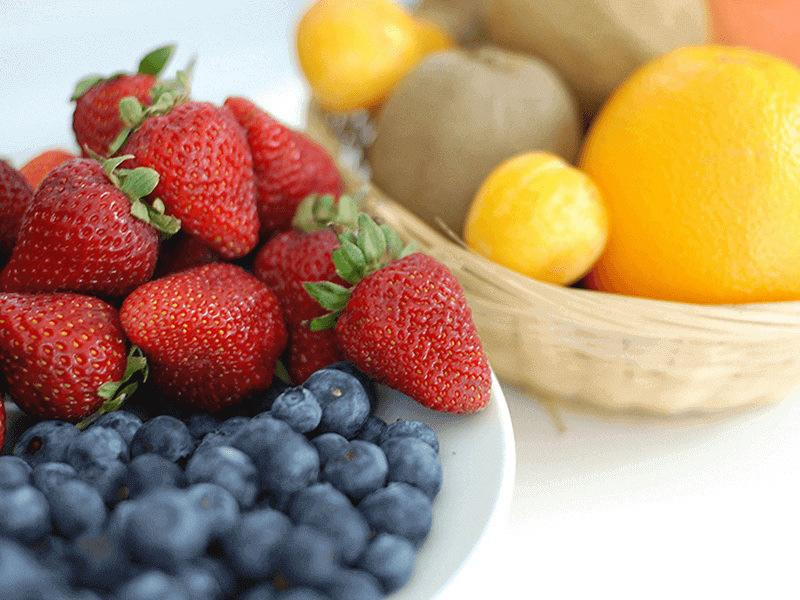
//> input picture Projects/Images/fruits.jpg, 800 x 600 px
$ ./main   (built with g++ and OpenCV 4)
//> lines starting //> are read from the running program, lines starting //| are printed output that depends on the picture
#include "ImagesProcessing.hpp"

int main(){


    cv::String path = "../Projects/Images/fruits.jpg";
    vector<cv::Mat> channels, channelsbgr;
    cv::Mat img = cv::imread(path), hue, saturation, value, vorta;
//> img is the input picture: 600 rows x 800 cols, CV_8UC3; mean B, G, R 115.5, 145.3, 177.5
    cv::Vec3b valorPixel;
    int pixelhue, pixelblue;

    cv::resize(img, img, cv::Size(400, 300));
//> img: 300 rows x 400 cols, CV_8UC3
    cv::cvtColor(img, vorta, cv::COLOR_BGR2HSV);
//> vorta: 300 rows x 400 cols, CV_8UC3; mean H, S, V 43.5, 112.2, 185.9

    valorPixel = img.at<cv::Vec3b>(cv::Point(150,150));
//> valorPixel = [28, 31, 116]

    //segmentar canais hsv e bgr:
    cv::split(vorta, channels);
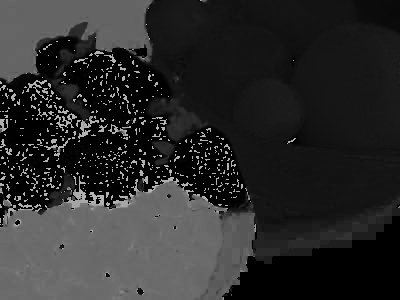
//> channels[0]: 300 rows x 400 cols, CV_8UC1; min 0, max 179, mean 43.5
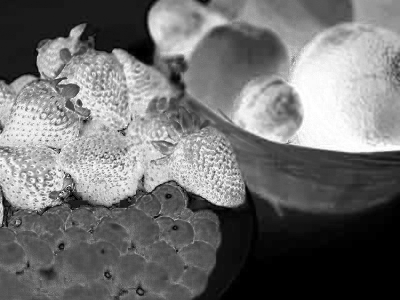
//> channels[1]: 300 rows x 400 cols, CV_8UC1; min 0, max 255, mean 112.2
    cv::split(img, channelsbgr);
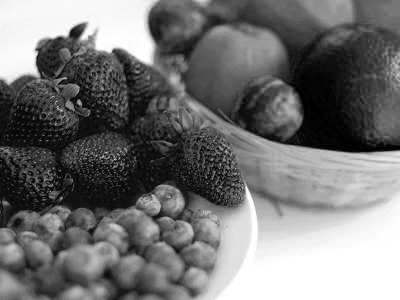
//> channelsbgr[0]: 300 rows x 400 cols, CV_8UC1; min 0, max 255, mean 115.6
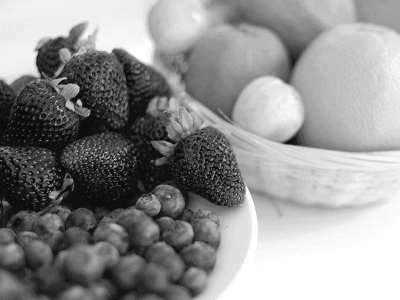
//> channelsbgr[1]: 300 rows x 400 cols, CV_8UC1; min 2, max 255, mean 145.4
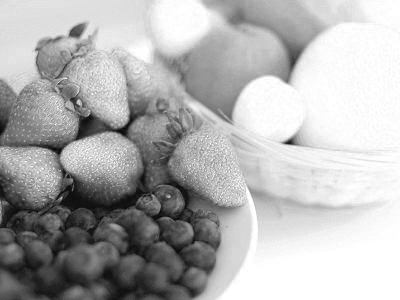
//> channelsbgr[2]: 300 rows x 400 cols, CV_8UC1; min 5, max 255, mean 177.6

    hue = channels[0];
    saturation = channels[1];
    value = channels[2];

    hue = 0.55*hue;
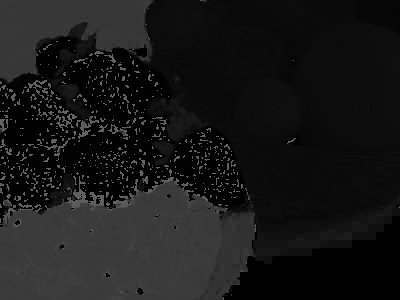
//> hue: 300 rows x 400 cols, CV_8UC1; min 0, max 98, mean 23.9

    pixelhue = hue.at<uchar>(150,150);
//> pixelhue = 1
    pixelblue = channelsbgr[0].at<uchar>(cv::Point(150,150));
//> pixelblue = 28

    //combinar canais bgr novamente:
    cv::merge(channels, vorta);
//> vorta: 300 rows x 400 cols, CV_8UC3; mean H, S, V 23.9, 112.2, 185.9
    cv::cvtColor(vorta, vorta, cv::COLOR_HSV2BGR);
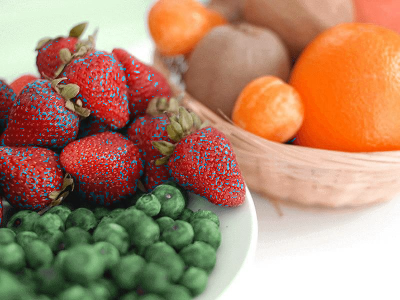
//> vorta: 300 rows x 400 cols, CV_8UC3; mean B, G, R 110, 136.2, 175.6


    cv::imshow("Original", img);
    cv::imshow("Hue", hue);
    cv::imshow("Saturation", saturation);
    cv::imshow("Value", value);
    cv::imshow("Modificada ", vorta);

    cout << valorPixel << endl;
//| [28, 31, 116]
    cout << pixelblue << endl;
//| 28
    cout << pixelhue << endl;
//| 1

    cv::waitKey(0);

    return 0;

}


int teste_class(){
    cv::String path = "../Projects/Images/eneas.jpg";
    cv::String build = "../Projects/Images/building.jpg";
    cv::Mat eneas = cv::imread(path), neg, resized, swapped, faces, warped, contours;

    if (eneas.empty()){
        cerr << "Erro ao carregar imagem\n";
        return -1;
    }

    ImagesProcessing teste(eneas);

    neg = teste.negative();
    resized = teste.resize();
    swapped = teste.swap();
    faces = teste.faceDetection();
    contours = teste.drawContours();

    teste.cut();

    //cv::bitwise_not(eneas, neg); função para negativar toda a imagem direto
    cv::imwrite("../Projects/Images/eneas_resized.jpg", resized );

    cv::imshow("Nosso nome é Enéas negativo", neg);
    cv::imshow("Redimensionada: ", resized);
    cv::imshow("Swapped", swapped);
    cv::imshow("Faces detectadas", faces);
    cv::imshow("Contours", contours);
    cv::imshow("Nosso nome é Enéas", eneas);

    cv::waitKey();

    return 0;


}

$ run again, with Projects/Images/eneas2.jpg copied over Projects/Images/fruits.jpg
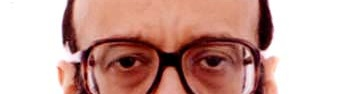
//> input picture Projects/Images/eneas2.jpg, 354 x 94 px
//> img is the input picture: 94 rows x 354 cols, CV_8UC3; mean B, G, R 157.5, 165.1, 203.7
//> img: 300 rows x 400 cols, CV_8UC3
//> valorPixel = [14, 29, 125]
//> `hue = 0.55*hue;`:
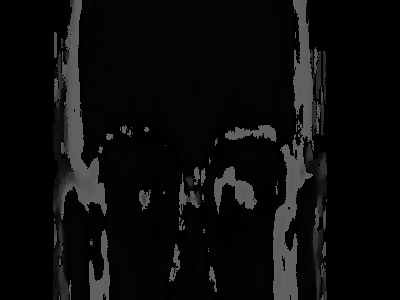
//> hue: 300 rows x 400 cols, CV_8UC1; min 0, max 98, mean 12.3
//> pixelhue = 2
//> pixelblue = 14
//> `cv::cvtColor(vorta, vorta, cv::COLOR_HSV2BGR);`:
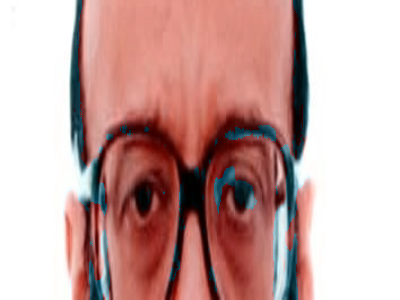
//> vorta: 300 rows x 400 cols, CV_8UC3; mean B, G, R 160.4, 164, 199.8
//| [14, 29, 125]
//| 14
//| 2
